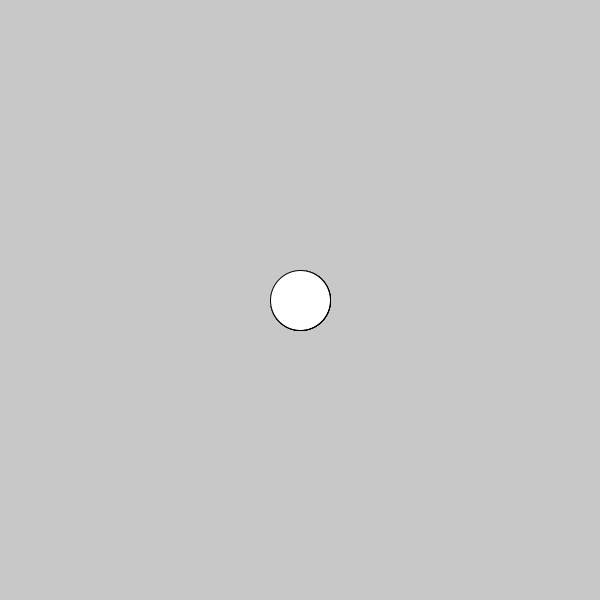
Frame 1 (no input)
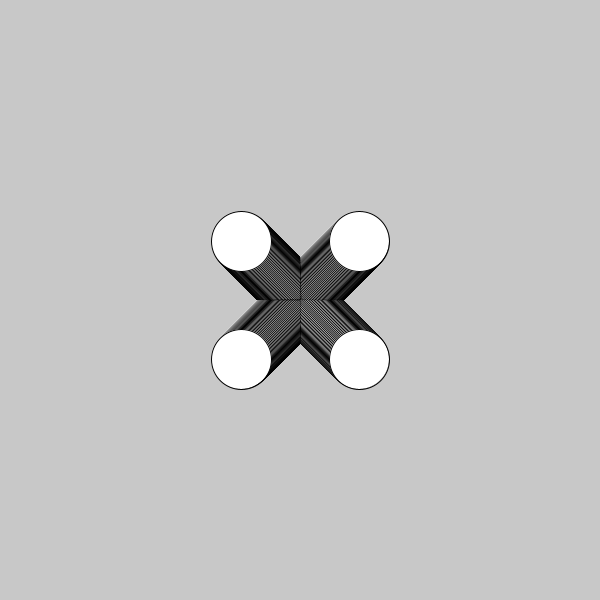
Frame 60 (the mouse pressed at the canvas centre just before this capture)
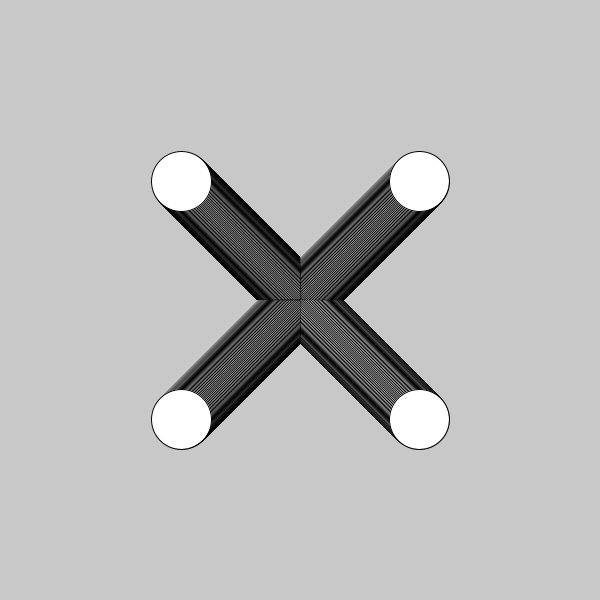
Frame 120 (the mouse held since frame 60 and released just before this capture)

The Processing sketch that drew these frames (run headless with seeded random() and noise(); from frame 60 on, the mouse is pressed at the canvas centre):

// Processing sketch: sketch_TravellingCirclesTask
// ── sketch_TravellingCirclesTask.pde
float x = 300, x1 = 300, x2 = 300, x3 = 300;
float y = 300, y1 = 300, y2 = 300, y3 = 300;


void setup() {
  size(600, 600);

  background(200, 200, 200);
  ellipse(x, y, 60, 60);
}

void draw() {
  ellipse(x++, y--, 60, 60);
  ellipse(x1++, y1++, 60, 60);
  ellipse(x2--, y2--, 60, 60);
  ellipse(x3--, y3++, 60, 60);

}
